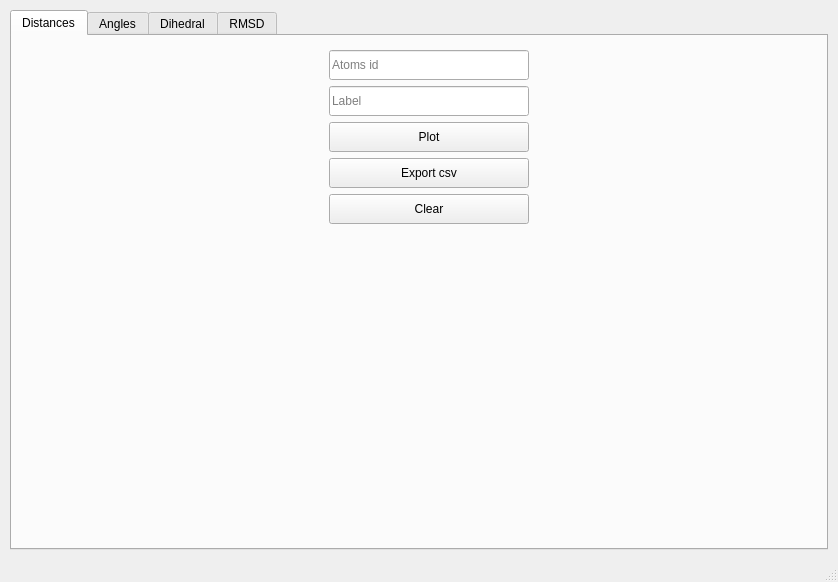
<?xml version="1.0" encoding="UTF-8"?>
<ui version="4.0">
 <class>MainWindow</class>
 <widget class="QMainWindow" name="MainWindow">
  <property name="geometry">
   <rect>
    <x>0</x>
    <y>0</y>
    <width>838</width>
    <height>582</height>
   </rect>
  </property>
  <property name="minimumSize">
   <size>
    <width>838</width>
    <height>582</height>
   </size>
  </property>
  <property name="windowTitle">
   <string>MainWindow</string>
  </property>
  <widget class="QWidget" name="centralwidget">
   <layout class="QHBoxLayout" name="horizontalLayout">
    <property name="leftMargin">
     <number>10</number>
    </property>
    <property name="topMargin">
     <number>10</number>
    </property>
    <property name="rightMargin">
     <number>10</number>
    </property>
    <property name="bottomMargin">
     <number>10</number>
    </property>
    <item>
     <widget class="QTabWidget" name="tabWidget">
      <property name="currentIndex">
       <number>0</number>
      </property>
      <widget class="QWidget" name="tab">
       <attribute name="title">
        <string>Distances</string>
       </attribute>
       <layout class="QHBoxLayout" name="horizontalLayout_2">
        <item>
         <layout class="QVBoxLayout" name="verticalLayout_1">
          <property name="leftMargin">
           <number>10</number>
          </property>
          <property name="topMargin">
           <number>5</number>
          </property>
          <property name="rightMargin">
           <number>10</number>
          </property>
          <property name="bottomMargin">
           <number>5</number>
          </property>
         </layout>
        </item>
        <item>
         <layout class="QVBoxLayout" name="verticalLayout_2">
          <property name="leftMargin">
           <number>10</number>
          </property>
          <property name="topMargin">
           <number>5</number>
          </property>
          <property name="rightMargin">
           <number>10</number>
          </property>
          <property name="bottomMargin">
           <number>5</number>
          </property>
          <item>
           <widget class="QLineEdit" name="edit_atoms1">
            <property name="minimumSize">
             <size>
              <width>200</width>
              <height>30</height>
             </size>
            </property>
            <property name="maximumSize">
             <size>
              <width>200</width>
              <height>30</height>
             </size>
            </property>
            <property name="placeholderText">
             <string>Atoms id</string>
            </property>
           </widget>
          </item>
          <item>
           <widget class="QLineEdit" name="edit_label1">
            <property name="minimumSize">
             <size>
              <width>200</width>
              <height>30</height>
             </size>
            </property>
            <property name="maximumSize">
             <size>
              <width>200</width>
              <height>30</height>
             </size>
            </property>
            <property name="text">
             <string/>
            </property>
            <property name="placeholderText">
             <string>Label</string>
            </property>
           </widget>
          </item>
          <item>
           <widget class="QPushButton" name="button_plot1">
            <property name="minimumSize">
             <size>
              <width>200</width>
              <height>30</height>
             </size>
            </property>
            <property name="maximumSize">
             <size>
              <width>200</width>
              <height>30</height>
             </size>
            </property>
            <property name="text">
             <string>Plot</string>
            </property>
           </widget>
          </item>
          <item>
           <widget class="QPushButton" name="button_csv1">
            <property name="minimumSize">
             <size>
              <width>200</width>
              <height>30</height>
             </size>
            </property>
            <property name="maximumSize">
             <size>
              <width>200</width>
              <height>30</height>
             </size>
            </property>
            <property name="text">
             <string>Export csv</string>
            </property>
           </widget>
          </item>
          <item>
           <widget class="QPushButton" name="button_clear1">
            <property name="minimumSize">
             <size>
              <width>200</width>
              <height>30</height>
             </size>
            </property>
            <property name="maximumSize">
             <size>
              <width>200</width>
              <height>30</height>
             </size>
            </property>
            <property name="text">
             <string>Clear</string>
            </property>
           </widget>
          </item>
          <item>
           <spacer name="verticalSpacer">
            <property name="orientation">
             <enum>Qt::Vertical</enum>
            </property>
            <property name="sizeHint" stdset="0">
             <size>
              <width>20</width>
              <height>40</height>
             </size>
            </property>
           </spacer>
          </item>
         </layout>
        </item>
       </layout>
      </widget>
      <widget class="QWidget" name="tab_2">
       <attribute name="title">
        <string>Angles</string>
       </attribute>
       <layout class="QHBoxLayout" name="horizontalLayout_4">
        <item>
         <layout class="QVBoxLayout" name="verticalLayout_3">
          <property name="leftMargin">
           <number>10</number>
          </property>
          <property name="topMargin">
           <number>5</number>
          </property>
          <property name="rightMargin">
           <number>10</number>
          </property>
          <property name="bottomMargin">
           <number>5</number>
          </property>
         </layout>
        </item>
        <item>
         <layout class="QVBoxLayout" name="verticalLayout_4">
          <property name="leftMargin">
           <number>10</number>
          </property>
          <property name="topMargin">
           <number>5</number>
          </property>
          <property name="rightMargin">
           <number>10</number>
          </property>
          <property name="bottomMargin">
           <number>5</number>
          </property>
          <item>
           <widget class="QLineEdit" name="edit_atoms2">
            <property name="minimumSize">
             <size>
              <width>200</width>
              <height>30</height>
             </size>
            </property>
            <property name="maximumSize">
             <size>
              <width>200</width>
              <height>30</height>
             </size>
            </property>
            <property name="placeholderText">
             <string>Atoms id</string>
            </property>
           </widget>
          </item>
          <item>
           <widget class="QLineEdit" name="edit_label2">
            <property name="minimumSize">
             <size>
              <width>200</width>
              <height>30</height>
             </size>
            </property>
            <property name="maximumSize">
             <size>
              <width>200</width>
              <height>30</height>
             </size>
            </property>
            <property name="text">
             <string/>
            </property>
            <property name="placeholderText">
             <string>Label</string>
            </property>
           </widget>
          </item>
          <item>
           <widget class="QPushButton" name="button_plot2">
            <property name="minimumSize">
             <size>
              <width>200</width>
              <height>30</height>
             </size>
            </property>
            <property name="maximumSize">
             <size>
              <width>200</width>
              <height>30</height>
             </size>
            </property>
            <property name="text">
             <string>Plot</string>
            </property>
           </widget>
          </item>
          <item>
           <widget class="QPushButton" name="button_csv2">
            <property name="minimumSize">
             <size>
              <width>200</width>
              <height>30</height>
             </size>
            </property>
            <property name="maximumSize">
             <size>
              <width>200</width>
              <height>30</height>
             </size>
            </property>
            <property name="text">
             <string>Export csv</string>
            </property>
           </widget>
          </item>
          <item>
           <widget class="QPushButton" name="button_clear2">
            <property name="minimumSize">
             <size>
              <width>200</width>
              <height>30</height>
             </size>
            </property>
            <property name="maximumSize">
             <size>
              <width>200</width>
              <height>30</height>
             </size>
            </property>
            <property name="text">
             <string>Clear</string>
            </property>
           </widget>
          </item>
          <item>
           <spacer name="verticalSpacer_2">
            <property name="orientation">
             <enum>Qt::Vertical</enum>
            </property>
            <property name="sizeHint" stdset="0">
             <size>
              <width>20</width>
              <height>40</height>
             </size>
            </property>
           </spacer>
          </item>
         </layout>
        </item>
       </layout>
      </widget>
      <widget class="QWidget" name="tab_3">
       <attribute name="title">
        <string>Dihedral</string>
       </attribute>
       <layout class="QHBoxLayout" name="horizontalLayout_5">
        <item>
         <layout class="QVBoxLayout" name="verticalLayout_5">
          <property name="leftMargin">
           <number>10</number>
          </property>
          <property name="topMargin">
           <number>5</number>
          </property>
          <property name="rightMargin">
           <number>10</number>
          </property>
          <property name="bottomMargin">
           <number>5</number>
          </property>
         </layout>
        </item>
        <item>
         <layout class="QVBoxLayout" name="verticalLayout_6">
          <property name="leftMargin">
           <number>10</number>
          </property>
          <property name="topMargin">
           <number>5</number>
          </property>
          <property name="rightMargin">
           <number>10</number>
          </property>
          <property name="bottomMargin">
           <number>5</number>
          </property>
          <item>
           <widget class="QLineEdit" name="edit_atoms3">
            <property name="minimumSize">
             <size>
              <width>200</width>
              <height>30</height>
             </size>
            </property>
            <property name="maximumSize">
             <size>
              <width>200</width>
              <height>30</height>
             </size>
            </property>
            <property name="placeholderText">
             <string>Atoms id</string>
            </property>
           </widget>
          </item>
          <item>
           <widget class="QLineEdit" name="edit_label3">
            <property name="minimumSize">
             <size>
              <width>200</width>
              <height>30</height>
             </size>
            </property>
            <property name="maximumSize">
             <size>
              <width>200</width>
              <height>30</height>
             </size>
            </property>
            <property name="text">
             <string/>
            </property>
            <property name="placeholderText">
             <string>Label</string>
            </property>
           </widget>
          </item>
          <item>
           <widget class="QPushButton" name="button_plot3">
            <property name="minimumSize">
             <size>
              <width>200</width>
              <height>30</height>
             </size>
            </property>
            <property name="maximumSize">
             <size>
              <width>200</width>
              <height>30</height>
             </size>
            </property>
            <property name="text">
             <string>Plot</string>
            </property>
           </widget>
          </item>
          <item>
           <widget class="QPushButton" name="button_csv3">
            <property name="minimumSize">
             <size>
              <width>200</width>
              <height>30</height>
             </size>
            </property>
            <property name="maximumSize">
             <size>
              <width>200</width>
              <height>30</height>
             </size>
            </property>
            <property name="text">
             <string>Export csv</string>
            </property>
           </widget>
          </item>
          <item>
           <widget class="QPushButton" name="button_clear3">
            <property name="minimumSize">
             <size>
              <width>200</width>
              <height>30</height>
             </size>
            </property>
            <property name="maximumSize">
             <size>
              <width>200</width>
              <height>30</height>
             </size>
            </property>
            <property name="text">
             <string>Clear</string>
            </property>
           </widget>
          </item>
          <item>
           <spacer name="verticalSpacer_3">
            <property name="orientation">
             <enum>Qt::Vertical</enum>
            </property>
            <property name="sizeHint" stdset="0">
             <size>
              <width>20</width>
              <height>40</height>
             </size>
            </property>
           </spacer>
          </item>
         </layout>
        </item>
       </layout>
      </widget>
      <widget class="QWidget" name="tab_4">
       <attribute name="title">
        <string>RMSD</string>
       </attribute>
       <layout class="QHBoxLayout" name="horizontalLayout_7">
        <item>
         <layout class="QVBoxLayout" name="verticalLayout_9">
          <property name="leftMargin">
           <number>10</number>
          </property>
          <property name="topMargin">
           <number>5</number>
          </property>
          <property name="rightMargin">
           <number>10</number>
          </property>
          <property name="bottomMargin">
           <number>5</number>
          </property>
         </layout>
        </item>
        <item>
         <layout class="QVBoxLayout" name="verticalLayout_8">
          <property name="leftMargin">
           <number>10</number>
          </property>
          <property name="topMargin">
           <number>5</number>
          </property>
          <property name="rightMargin">
           <number>10</number>
          </property>
          <property name="bottomMargin">
           <number>5</number>
          </property>
          <item>
           <layout class="QVBoxLayout" name="verticalLayout_13">
            <item>
             <widget class="QComboBox" name="combo_atoms4">
              <property name="minimumSize">
               <size>
                <width>200</width>
                <height>30</height>
               </size>
              </property>
              <property name="maximumSize">
               <size>
                <width>200</width>
                <height>30</height>
               </size>
              </property>
              <property name="editable">
               <bool>true</bool>
              </property>
             </widget>
            </item>
            <item>
             <layout class="QHBoxLayout" name="horizontalLayout_6">
              <item>
               <widget class="QCheckBox" name="check_all">
                <property name="minimumSize">
                 <size>
                  <width>50</width>
                  <height>30</height>
                 </size>
                </property>
                <property name="maximumSize">
                 <size>
                  <width>50</width>
                  <height>30</height>
                 </size>
                </property>
                <property name="text">
                 <string>All</string>
                </property>
               </widget>
              </item>
              <item>
               <widget class="QCheckBox" name="check_back">
                <property name="minimumSize">
                 <size>
                  <width>80</width>
                  <height>30</height>
                 </size>
                </property>
                <property name="maximumSize">
                 <size>
                  <width>80</width>
                  <height>30</height>
                 </size>
                </property>
                <property name="text">
                 <string>Backbone</string>
                </property>
               </widget>
              </item>
             </layout>
            </item>
           </layout>
          </item>
          <item>
           <layout class="QVBoxLayout" name="verticalLayout_7">
            <item>
             <widget class="QLineEdit" name="edit_label4">
              <property name="minimumSize">
               <size>
                <width>200</width>
                <height>30</height>
               </size>
              </property>
              <property name="maximumSize">
               <size>
                <width>200</width>
                <height>30</height>
               </size>
              </property>
              <property name="text">
               <string/>
              </property>
              <property name="placeholderText">
               <string>Label</string>
              </property>
             </widget>
            </item>
            <item>
             <widget class="QPushButton" name="button_plot4">
              <property name="minimumSize">
               <size>
                <width>200</width>
                <height>30</height>
               </size>
              </property>
              <property name="maximumSize">
               <size>
                <width>200</width>
                <height>30</height>
               </size>
              </property>
              <property name="text">
               <string>Plot</string>
              </property>
             </widget>
            </item>
            <item>
             <widget class="QPushButton" name="button_csv4">
              <property name="minimumSize">
               <size>
                <width>200</width>
                <height>30</height>
               </size>
              </property>
              <property name="maximumSize">
               <size>
                <width>200</width>
                <height>30</height>
               </size>
              </property>
              <property name="text">
               <string>Export csv</string>
              </property>
             </widget>
            </item>
            <item>
             <widget class="QPushButton" name="button_clear4">
              <property name="minimumSize">
               <size>
                <width>200</width>
                <height>30</height>
               </size>
              </property>
              <property name="maximumSize">
               <size>
                <width>200</width>
                <height>30</height>
               </size>
              </property>
              <property name="text">
               <string>Clear</string>
              </property>
             </widget>
            </item>
            <item>
             <spacer name="verticalSpacer_4">
              <property name="orientation">
               <enum>Qt::Vertical</enum>
              </property>
              <property name="sizeHint" stdset="0">
               <size>
                <width>20</width>
                <height>40</height>
               </size>
              </property>
             </spacer>
            </item>
           </layout>
          </item>
         </layout>
        </item>
       </layout>
      </widget>
     </widget>
    </item>
   </layout>
  </widget>
  <widget class="QStatusBar" name="statusbar"/>
 </widget>
 <resources/>
 <connections/>
</ui>
